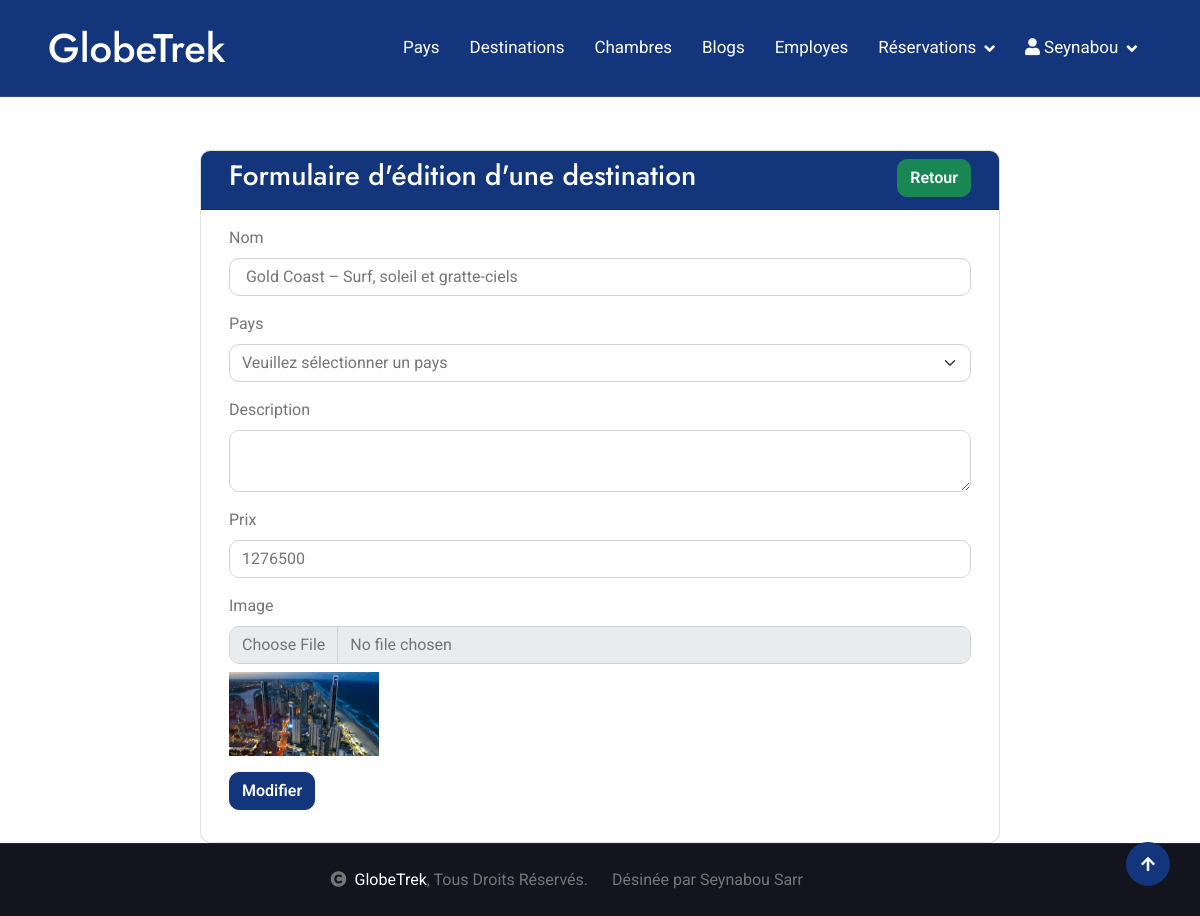
Page /?page=destination&type=edit&id=56 (signed in) on the committed database.
### tables this page shows
CREATE TABLE `destinations` (
  `id` int(11) NOT NULL,
  `nom` varchar(255) NOT NULL,
  `description` text NOT NULL,
  `prix` int(11) NOT NULL,
  `pays_id` int(11) NOT NULL,
  `image` varchar(255) NOT NULL
);

### models/database.php (called while the page is built, shortened)
<?php
try {
$db = new PDO("mysql:host=localhost;dbname=c10_globetrek", "root", "");
} catch (PDOException $e) {
    echo "Erreur: ".$e->getMessage()." a la ligne ".__LINE__;
}
function recupererUneDestination($id){
    global $db;
    try {
        $q = $db->prepare("SELECT * FROM destinations WHERE id=:id");
        $q->execute([
            "id" => $id
        ]);
        return $q->fetch(PDO::FETCH_OBJ);
    }catch (PDOException $e) {
        setmessage ("Erreur: ".$e->getMessage()." a la ligne ".__LINE__, "danger");
    }
}

### views/destination/ajout.php (the view, shortened to what this page needs)
<div class="card container col-md-8" style="margin-top: 150px;">
    <div class="card-header row bg-primary text-white">
        <h3 class="col-md-9 text-white">Formulaire d'<?= isset($d) ? 'édition' : 'ajout' ?> d'une destination</h3>
        <div class="col-md-3 text-end">
            <a href="?page=destination" class="btn btn-success">Retour</a>
        </div>
    </div>
    <div class="card-body">
        <form method="POST" action="" enctype="multipart/form-data">
            <div class="mb-3">
                <label for="nom" class="form-label">Nom</label>
                <input type="text" value="<?= isset($d) ? $d->nom : '' ?>" class="form-control" id="nom" name="nom" required>
            </div>
            <div class="mb-3">
                <label for="pays" class="form-label">Pays</label>
                    <select class="form-select" id="pays" name="pays_id" required>
                        <option value="">Veuillez sélectionner un pays</option>
                    </select>
            </div>
            <div class="mb-3">
                <label for="description" class="form-label">Description</label>
                <textarea class="form-control" value="<?= isset($d) ? $d->description : '' ?>" id="description" name="description"></textarea>
            </div>
            <div class="mb-3">
                <label for="prix" class="form-label">Prix</label>
                <input type="number" value="<?= isset($d) ? $d->prix : '' ?>" step="100" min=0 class="form-control" id="prix" name="prix">
            </div>
            <div class="mb-3">
                <label for="image" class="form-label">Image</label>
                <input type="file"
                    accept=".jpg, .jpeg, .png, .gif, .webp"
                    class="form-control"
                    id="image"
                    name="image"
                    <?= $_GET["type"] == "add" ? "required" : "" ?>>
                <?php if (isset($d) && !empty($d->image)): ?>
                    <div class="mt-2">
                        <img src="images/<?= htmlspecialchars($d->image) ?>" alt="Image actuelle" width="150">
                    </div>
                <?php endif; ?>
            </div>
            <?php if ($_GET["type"] == "add"): ?>
            <div class="mb-3">
                <button type="submit" name="ajouter" class="btn btn-primary">Ajouter</button>
            </div>
            <?php else: ?>
            <div class="mb-3">
                <button type="submit" name="modifier" class="btn btn-primary">Modifier</button>
            </div>
            <?php endif; ?>
        </form>
    </div>
</div>

### assets/css/style.css (style rules this page uses)
.btn { font-weight: 600; transition: .5s; }
.btn.btn-primary { box-shadow: inset 0 0 0 0 var(--bs-primary); }

### rows in the picture
destinations: nom "Gold Coast – Surf, soleil et gratte-ciels", prix "1276500", image (picture)

### other values in the picture
$_SESSION["user"]->prenom "Seynabou"
